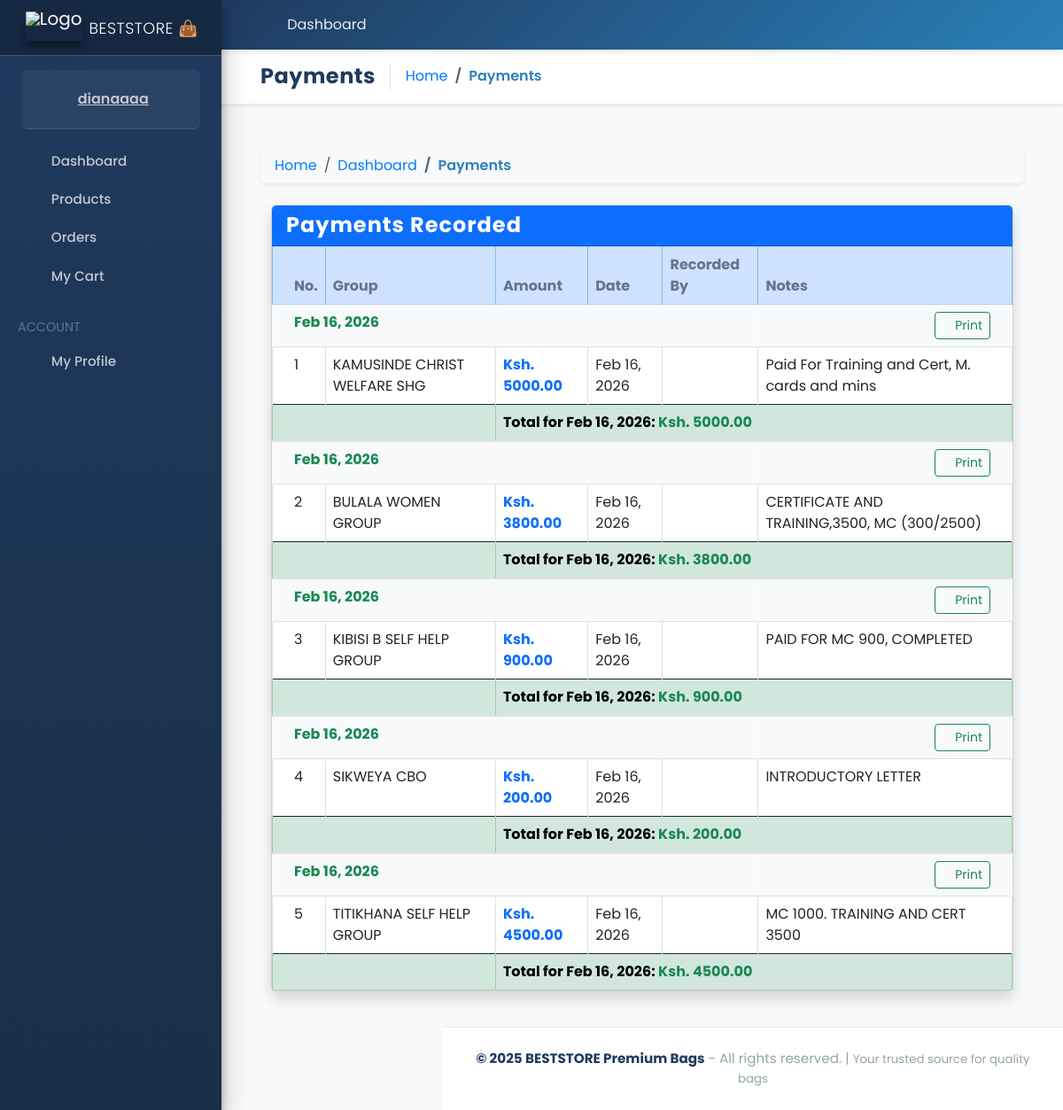
Page /cdmis/payments/ (signed in) on the committed database.
### accounts/models.py (models this page shows, shortened)
class Account(AbstractUser):
    ROLE_CHOICES = (
        ('admin', 'Admin'),
        ('finance', 'Finance'),
        ('user', 'User'),
    )
    role = models.CharField(max_length=20, choices=ROLE_CHOICES, default='user')
    first_name = models.CharField(max_length=50)
    last_name = models.CharField(max_length=50)
    username = models.CharField(max_length=50, unique=True)
    email = models.EmailField(max_length=100, unique=True)
    phone_number = models.CharField(max_length=50, blank=True, null=True)
    groups = models.ManyToManyField(
        Group,
        related_name="custom_user_set",
        blank=True,
        help_text="The groups this user belongs to.",
        verbose_name="groups",
    )
    user_permissions = models.ManyToManyField(
        Permission,
        related_name="custom_user_permissions_set",
        blank=True,
        help_text="Specific permissions for this user.",
        verbose_name="user permissions",
    )
    date_joined = models.DateTimeField(auto_now_add=True)
    last_login = models.DateTimeField(auto_now_add=True)
    is_admin = models.BooleanField(default=False)
    is_staff = models.BooleanField(default=False)
    is_superuser = models.BooleanField(default=False)
    is_active = models.BooleanField(default=False)
    is_superadmin = models.BooleanField(default=False)
    USERNAME_FIELD = 'email'
    REQUIRED_FIELDS = ['username', 'first_name', 'last_name']
    objects = MyAccountManager()

### CDMIS/models.py (models this page shows, shortened)
class Payment(models.Model):
    group = models.ForeignKey(Group, on_delete=models.CASCADE, related_name='payments')
    amount = models.DecimalField(max_digits=10, decimal_places=2)
    payment_date = models.DateTimeField(default=timezone.now)  # Add default
    notes = models.TextField(blank=True)

class Group(models.Model):
    name = models.CharField(max_length=100)
    registration_date = models.DateField()
    description = models.TextField(blank=True)

### CDMIS/views.py (the view, shortened to what this page needs)
# urls.py: path('payments/', views.PaymentListView.as_view(), name='payment_list'),
class PaymentListView(UserPassesTestMixin, ListView):
    model = Payment
    template_name = 'CDMIS/payment_list.html'
    context_object_name = 'payments'
    def test_func(self):
        return self.request.user.is_staff or self.request.user.is_superuser
    def get_context_data(self, **kwargs):
        context = super().get_context_data(**kwargs)
        all_payments = Payment.objects.all().order_by('payment_date')
        context['all_payments'] = all_payments
        date_totals = defaultdict(int)
        for payment in all_payments:
            date_totals[payment.payment_date] += payment.amount
        context['date_totals'] = date_totals
        payments_by_date = defaultdict(list)
        for payment in all_payments:
            payments_by_date[payment.payment_date].append(payment)
        filtered_payments = {k: v for k, v in payments_by_date.items() if k is not None}
        context['payments_by_date'] = sorted(filtered_payments.items())
        return context

### CDMIS/templates/CDMIS/payment_list.html (shortened to what this page needs)
{% extends 'gov.html' %}
{% block page_title %}Payments{% endblock %}
{% block breadcrumb %}Payments{% endblock %}
{% load dict_extras %}
{% block content %}
<nav aria-label="breadcrumb" class="mt-3">
  <ol class="breadcrumb bg-light px-3 py-2 rounded shadow-sm">
    <li class="breadcrumb-item"><a href="{% url 'dashboard' %}">Home</a></li>
    <li class="breadcrumb-item"><a href="{% url 'dashboard' %}">Dashboard</a></li>
    <li class="breadcrumb-item active" aria-current="page">Payments</li>
  </ol>
</nav>
<div class="container my-4">
  <div class="card shadow">
    <div class="card-header bg-primary text-white d-flex justify-content-between align-items-center">
      <h4 class="mb-0">Payments Recorded</h4>
      <i class="fa fa-money-bill-wave fa-lg"></i>
    </div>
    <div class="card-body p-0">
      <div class="table-responsive">
        <table class="table table-hover table-bordered align-middle mb-0">
          <thead class="table-primary">
            <tr>
              <th scope="col">No.</th>
              <th scope="col">Group</th>
              <th scope="col">Amount</th>
              <th scope="col">Date</th>
              <th scope="col">Recorded By</th>
              <th scope="col">Notes</th>
            </tr>
          </thead>
          {% regroup all_payments by payment_date as date_groups %}
          {% for date_group in date_groups %}
            <tbody id="print-group-{{ date_group.grouper|date:'Ymd' }}">
              <tr class="table-light">
                <td colspan="5" class="fw-bold text-success">
                  {{ date_group.grouper|date:"M d, Y" }}
                </td>
                <td class="text-end">
                  <button type="button"
                          class="btn btn-outline-success btn-sm"
                          onclick="printGroup('print-group-{{ date_group.grouper|date:'Ymd' }}')">
                    <i class="fa fa-print"></i> Print
                  </button>
                </td>
              </tr>
              {% for payment in date_group.list %}
                <tr>
                  <td>{{ forloop.parentloop.counter }}</td>
                  <td>{{ payment.group.name }}</td>
                  <td class="fw-bold text-primary">Ksh. {{ payment.amount }}</td>
                  <td>{{ payment.payment_date|date:"M d, Y" }}</td>
                  <td>{{ payment.added_by.first_name }}</td>
                  <td>{{ payment.notes }}</td>
                </tr>
              {% endfor %}
              <tr class="table-success">
                <td colspan="2"></td>
                <td colspan="4" class="fw-bold">
                  Total for {{ date_group.grouper|date:"M d, Y" }}:
                  <span class="text-success">Ksh. {{ date_totals|dict_get:date_group.grouper }}</span>
                </td>
              </tr>
            </tbody>
          {% endfor %}
        </table>
      </div>
    </div>
  </div>
</div>
{% endblock %}

### templates/gov.html (shortened to what this page needs)
{% load static %}
<!DOCTYPE html>
<html lang="en-us">
<head>
    <link rel="stylesheet" href="/static/vendor/fontawesome-free/css/all.min.css">
    <link rel="stylesheet" href="/static/vendor/adminlte/css/adminlte.min.css">
    <link rel="stylesheet" href="/static/jazzmin/css/main.css">
    <link rel="stylesheet" href="https://cdn.jsdelivr.net/npm/bootstrap@5.3.0/dist/css/bootstrap.min.css">
</head>
<body class="hold-transition sidebar-mini accent-primary theme-default">
    <div class="wrapper">
        <nav class="main-header navbar navbar-expand navbar-white navbar-light">
            <ul class="navbar-nav">
                <li class="nav-item">
                    <a class="nav-link" data-widget="pushmenu" href="#" role="button" title="Toggle Sidebar">
                        <i class="fas fa-bars"></i>
                    </a>
                </li>
                <li class="nav-item d-none d-sm-inline-block">
                    <a href="{% url 'home' %}" class="nav-link" title="Go to Dashboard">
                        <i class="fas fa-home"></i> Dashboard
                    </a>
                </li>
            </ul>
            <ul class="navbar-nav ml-auto">
                <li class="nav-item dropdown">
                    <a class="nav-link" data-toggle="dropdown" href="#" title="Account Settings">
                        <i class="fas fa-user-circle"></i>
                    </a>
                </li>
            </ul>
        </nav>
        <aside class="main-sidebar elevation-4 sidebar-dark-primary">
            <a href="{% url 'dashboard' %}" class="brand-link">
                <img src="{% static 'images/gov.png' %}" alt="Logo" class="img-rectangular brand-image elevation-3">
                <span class="brand-text font-weight-light">BESTSTORE 👜</span>
            </a>
            <div class="sidebar">
                <div class="user-panel mt-3 pb-3 mb-3 d-flex">
                    <div class="image">
                        <i class="fas fa-user-circle fa-2x text-white"></i>
                    </div>
                    <div class="info">
                        <a href="{% url 'profile' %}" class="d-block">
                            {{ user.username }}
                        </a>
                    </div>
                </div>
                <nav class="mt-2">
                    <ul class="nav nav-pills nav-sidebar flex-column" data-widget="treeview" role="menu">
                        <li class="nav-item">
                            <a href="{% url 'home' %}" class="nav-link">
                                <i class="nav-icon fas fa-th-large"></i>
                                <p>Dashboard</p>
                            </a>
                        </li>
                        <li class="nav-item">
                            <a href="{% url 'store:store' %}" class="nav-link">
                                <i class="nav-icon fas fa-shopping-bag"></i>
                                <p>Products</p>
                            </a>
                        </li>
                        <li class="nav-item">
                            <a href="#" class="nav-link">
                                <i class="nav-icon fas fa-receipt"></i>
                                <p>
                                    Orders
                                    <i class="right fas fa-angle-left"></i>
                                </p>
                            </a>
                        </li>
                        <li class="nav-item">
                            <a href="{% url 'cart:cart' %}" class="nav-link">
                                <i class="nav-icon fas fa-shopping-cart"></i>
                                <p>My Cart</p>
                            </a>
                        </li>
                        <li class="nav-header">ACCOUNT</li>
                        <li class="nav-item">
                            <a href="{% url 'profile' %}" class="nav-link">
                                <i class="nav-icon fas fa-user"></i>
                                <p>My Profile</p>
                            </a>
                        </li>
                    </ul>
                </nav>
            </div>
        </aside>
        <div class="content-wrapper">
            <div class="content border-bottom mb-2">
                <div class="container-fluid">
                    <div class="row">
                        <div class="col-12 col-md-auto d-flex flex-grow-1 align-items-center">
                            <h1 class="h4 m-0 pr-3 mr-3 border-right">
                                {% block page_title %}Dashboard{% endblock %}
                            </h1>
                            <ol class="breadcrumb">
                                <li class="breadcrumb-item">
                                    <a href="{% url 'dashboard' %}">
                                        <i class="fas fa-home"></i> Home
                                    </a>
                                </li>
                                <li class="breadcrumb-item active">
                                    {% block breadcrumb %}Dashboard{% endblock %}
                                </li>
                            </ol>
                        </div>
                    </div>
                </div>
            </div>
            <div class="content">
                <div class="container-fluid">
                    {% block content %}{% endblock %}
                </div>
            </div>
            <footer class="main-footer text-center">
                <strong>&copy; 2025 BESTSTORE Premium Bags</strong> - All rights reserved. |
                <small>Your trusted source for quality bags</small>
            </footer>
        </div>
    </div>
</body>
</html>

### rows in the picture
Account: username "dianaaaa"
Payment: grouper "Feb 16, 2026", group.name "KAMUSINDE CHRIST WELFARE SHG", amount "5000.00", payment_date "Feb 16, 2026", notes "Paid For Training and Cert, M. cards and mins", grouper "Feb 16, 2026", date_groups "5000.00"
Payment: grouper "Feb 16, 2026", group.name "BULALA WOMEN GROUP", amount "3800.00", payment_date "Feb 16, 2026", notes "CERTIFICATE AND TRAINING,3500, MC (300/2500)", grouper "Feb 16, 2026", date_groups "3800.00"
Payment: grouper "Feb 16, 2026", group.name "KIBISI B SELF HELP GROUP", amount "900.00", payment_date "Feb 16, 2026", notes "PAID FOR MC 900, COMPLETED", grouper "Feb 16, 2026", date_groups "900.00"
Payment: grouper "Feb 16, 2026", group.name "SIKWEYA CBO", amount "200.00", payment_date "Feb 16, 2026", notes "INTRODUCTORY LETTER", grouper "Feb 16, 2026", date_groups "200.00"
Payment: grouper "Feb 16, 2026", group.name "TITIKHANA SELF HELP GROUP", amount "4500.00", payment_date "Feb 16, 2026", notes "MC 1000. TRAINING AND CERT 3500", grouper "Feb 16, 2026", date_groups "4500.00"
